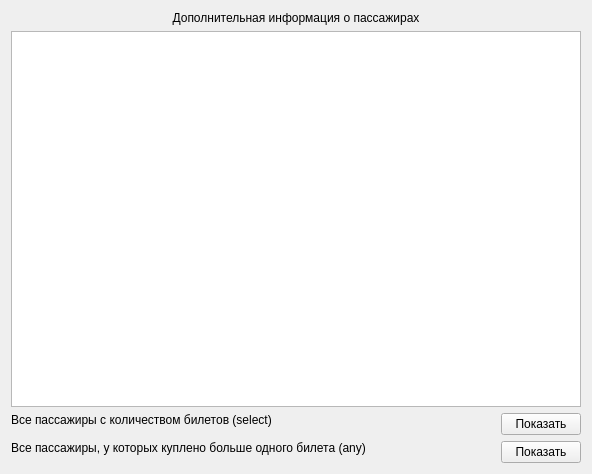
<?xml version="1.0" encoding="UTF-8"?>
<ui version="4.0">
 <class>GetPassengerAdditionalModal</class>
 <widget class="QWidget" name="GetPassengerAdditionalModal">
  <property name="geometry">
   <rect>
    <x>0</x>
    <y>0</y>
    <width>592</width>
    <height>474</height>
   </rect>
  </property>
  <property name="windowTitle">
   <string>Form</string>
  </property>
  <layout class="QHBoxLayout" name="horizontalLayout">
   <item>
    <layout class="QVBoxLayout" name="verticalLayout_2">
     <item>
      <widget class="QLabel" name="label_2">
       <property name="text">
        <string>Дополнительная информация о пассажирах</string>
       </property>
       <property name="alignment">
        <set>Qt::AlignCenter</set>
       </property>
      </widget>
     </item>
     <item>
      <widget class="QTableView" name="passengerTableView"/>
     </item>
     <item>
      <layout class="QHBoxLayout" name="horizontalLayout_4" stretch="1,0">
       <property name="spacing">
        <number>20</number>
       </property>
       <item>
        <widget class="QLabel" name="label_4">
         <property name="sizePolicy">
          <sizepolicy hsizetype="Preferred" vsizetype="Minimum">
           <horstretch>0</horstretch>
           <verstretch>0</verstretch>
          </sizepolicy>
         </property>
         <property name="text">
          <string>Все пассажиры с количеством билетов (select)</string>
         </property>
         <property name="alignment">
          <set>Qt::AlignLeading|Qt::AlignLeft|Qt::AlignTop</set>
         </property>
         <property name="wordWrap">
          <bool>true</bool>
         </property>
        </widget>
       </item>
       <item>
        <widget class="QPushButton" name="showSelectButton">
         <property name="text">
          <string>Показать</string>
         </property>
        </widget>
       </item>
      </layout>
     </item>
     <item>
      <layout class="QHBoxLayout" name="horizontalLayout_3" stretch="1,0">
       <property name="spacing">
        <number>20</number>
       </property>
       <item>
        <widget class="QLabel" name="label_3">
         <property name="sizePolicy">
          <sizepolicy hsizetype="Preferred" vsizetype="Minimum">
           <horstretch>0</horstretch>
           <verstretch>0</verstretch>
          </sizepolicy>
         </property>
         <property name="text">
          <string>Все пассажиры, у которых куплено больше одного билета (any)</string>
         </property>
         <property name="alignment">
          <set>Qt::AlignLeading|Qt::AlignLeft|Qt::AlignTop</set>
         </property>
         <property name="wordWrap">
          <bool>true</bool>
         </property>
        </widget>
       </item>
       <item>
        <widget class="QPushButton" name="showAnyButton">
         <property name="text">
          <string>Показать</string>
         </property>
        </widget>
       </item>
      </layout>
     </item>
    </layout>
   </item>
  </layout>
 </widget>
 <resources/>
 <connections/>
</ui>
